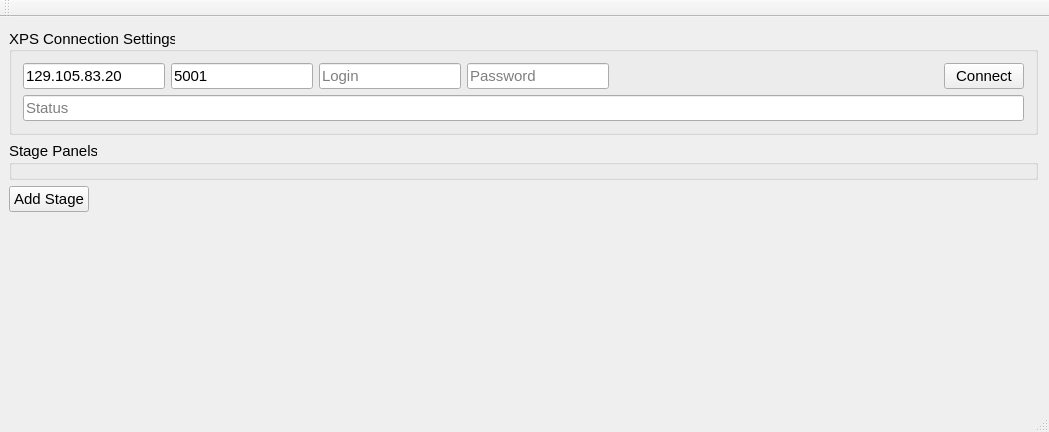
<?xml version="1.0" encoding="UTF-8"?>
<ui version="4.0">
 <class>mainWindowClass</class>
 <widget class="QMainWindow" name="mainWindowClass">
  <property name="geometry">
   <rect>
    <x>0</x>
    <y>0</y>
    <width>1049</width>
    <height>432</height>
   </rect>
  </property>
  <property name="windowTitle">
   <string>Newport XPS-Q8 Stage Control</string>
  </property>
  <property name="windowOpacity">
   <double>1.000000000000000</double>
  </property>
  <widget class="QWidget" name="xpsMainPanel">
   <property name="sizePolicy">
    <sizepolicy hsizetype="Minimum" vsizetype="Preferred">
     <horstretch>0</horstretch>
     <verstretch>0</verstretch>
    </sizepolicy>
   </property>
   <layout class="QVBoxLayout" name="verticalLayout">
    <property name="leftMargin">
     <number>9</number>
    </property>
    <item>
     <widget class="QGroupBox" name="groupBox">
      <property name="enabled">
       <bool>true</bool>
      </property>
      <property name="font">
       <font>
        <pointsize>11</pointsize>
        <underline>false</underline>
       </font>
      </property>
      <property name="title">
       <string>XPS Connection Settings</string>
      </property>
      <property name="alignment">
       <set>Qt::AlignLeading|Qt::AlignLeft|Qt::AlignVCenter</set>
      </property>
      <property name="flat">
       <bool>true</bool>
      </property>
      <property name="checkable">
       <bool>false</bool>
      </property>
      <layout class="QHBoxLayout" name="horizontalLayout_3">
       <item>
        <layout class="QVBoxLayout" name="connectionLayout">
         <item>
          <layout class="QHBoxLayout" name="horizontalLayout">
           <item>
            <widget class="QLineEdit" name="xpsip">
             <property name="sizePolicy">
              <sizepolicy hsizetype="Minimum" vsizetype="Fixed">
               <horstretch>0</horstretch>
               <verstretch>0</verstretch>
              </sizepolicy>
             </property>
             <property name="toolTip">
              <string>IPv4 synthax</string>
             </property>
             <property name="toolTipDuration">
              <number>2000</number>
             </property>
             <property name="text">
              <string>129.105.83.20</string>
             </property>
             <property name="placeholderText">
              <string>IP Address</string>
             </property>
            </widget>
           </item>
           <item>
            <widget class="QLineEdit" name="xpsport">
             <property name="sizePolicy">
              <sizepolicy hsizetype="Minimum" vsizetype="Fixed">
               <horstretch>0</horstretch>
               <verstretch>0</verstretch>
              </sizepolicy>
             </property>
             <property name="toolTip">
              <string>Usually &quot;5001&quot;</string>
             </property>
             <property name="toolTipDuration">
              <number>2000</number>
             </property>
             <property name="text">
              <string>5001</string>
             </property>
             <property name="placeholderText">
              <string>Port #</string>
             </property>
            </widget>
           </item>
           <item>
            <widget class="QLineEdit" name="xpslogin">
             <property name="sizePolicy">
              <sizepolicy hsizetype="Minimum" vsizetype="Fixed">
               <horstretch>0</horstretch>
               <verstretch>0</verstretch>
              </sizepolicy>
             </property>
             <property name="toolTip">
              <string>Default &quot;Administrator&quot;</string>
             </property>
             <property name="toolTipDuration">
              <number>2000</number>
             </property>
             <property name="placeholderText">
              <string>Login</string>
             </property>
            </widget>
           </item>
           <item>
            <widget class="QLineEdit" name="xpspass">
             <property name="sizePolicy">
              <sizepolicy hsizetype="Minimum" vsizetype="Fixed">
               <horstretch>0</horstretch>
               <verstretch>0</verstretch>
              </sizepolicy>
             </property>
             <property name="font">
              <font>
               <pointsize>11</pointsize>
               <weight>50</weight>
               <bold>false</bold>
              </font>
             </property>
             <property name="focusPolicy">
              <enum>Qt::StrongFocus</enum>
             </property>
             <property name="toolTip">
              <string>Default &quot;Administrator&quot;</string>
             </property>
             <property name="toolTipDuration">
              <number>2000</number>
             </property>
             <property name="placeholderText">
              <string>Password</string>
             </property>
            </widget>
           </item>
           <item>
            <spacer name="horizontalSpacer">
             <property name="orientation">
              <enum>Qt::Horizontal</enum>
             </property>
             <property name="sizeHint" stdset="0">
              <size>
               <width>40</width>
               <height>20</height>
              </size>
             </property>
            </spacer>
           </item>
           <item>
            <widget class="QPushButton" name="connecttoxps">
             <property name="text">
              <string>Connect</string>
             </property>
            </widget>
           </item>
          </layout>
         </item>
         <item>
          <widget class="QLineEdit" name="xpsstatus">
           <property name="readOnly">
            <bool>true</bool>
           </property>
           <property name="placeholderText">
            <string>Status</string>
           </property>
          </widget>
         </item>
        </layout>
       </item>
      </layout>
     </widget>
    </item>
    <item>
     <widget class="QGroupBox" name="stageGroupBox">
      <property name="sizePolicy">
       <sizepolicy hsizetype="Preferred" vsizetype="Minimum">
        <horstretch>0</horstretch>
        <verstretch>0</verstretch>
       </sizepolicy>
      </property>
      <property name="font">
       <font>
        <pointsize>11</pointsize>
        <weight>50</weight>
        <bold>false</bold>
        <underline>false</underline>
       </font>
      </property>
      <property name="title">
       <string>Stage Panels</string>
      </property>
      <property name="flat">
       <bool>true</bool>
      </property>
      <layout class="QVBoxLayout" name="verticalLayout_2">
       <property name="spacing">
        <number>1</number>
       </property>
       <property name="leftMargin">
        <number>0</number>
       </property>
       <property name="topMargin">
        <number>1</number>
       </property>
       <property name="rightMargin">
        <number>0</number>
       </property>
       <property name="bottomMargin">
        <number>0</number>
       </property>
       <item>
        <layout class="QVBoxLayout" name="stageLayout">
         <property name="spacing">
          <number>5</number>
         </property>
        </layout>
       </item>
      </layout>
     </widget>
    </item>
    <item>
     <layout class="QHBoxLayout" name="horizontalLayout_2">
      <item>
       <widget class="QPushButton" name="addStagePanel">
        <property name="font">
         <font>
          <pointsize>11</pointsize>
         </font>
        </property>
        <property name="text">
         <string>Add Stage</string>
        </property>
       </widget>
      </item>
      <item>
       <spacer name="horizontalSpacer_2">
        <property name="orientation">
         <enum>Qt::Horizontal</enum>
        </property>
        <property name="sizeHint" stdset="0">
         <size>
          <width>40</width>
          <height>20</height>
         </size>
        </property>
       </spacer>
      </item>
     </layout>
    </item>
    <item>
     <spacer name="verticalSpacer">
      <property name="orientation">
       <enum>Qt::Vertical</enum>
      </property>
      <property name="sizeHint" stdset="0">
       <size>
        <width>20</width>
        <height>40</height>
       </size>
      </property>
     </spacer>
    </item>
   </layout>
  </widget>
  <widget class="QMenuBar" name="menuBar">
   <property name="geometry">
    <rect>
     <x>0</x>
     <y>0</y>
     <width>1049</width>
     <height>21</height>
    </rect>
   </property>
  </widget>
  <widget class="QToolBar" name="mainToolBar">
   <attribute name="toolBarArea">
    <enum>TopToolBarArea</enum>
   </attribute>
   <attribute name="toolBarBreak">
    <bool>false</bool>
   </attribute>
  </widget>
  <widget class="QStatusBar" name="statusBar"/>
 </widget>
 <layoutdefault spacing="6" margin="11"/>
 <resources>
  <include location="mainwindow.qrc"/>
 </resources>
 <connections/>
</ui>
